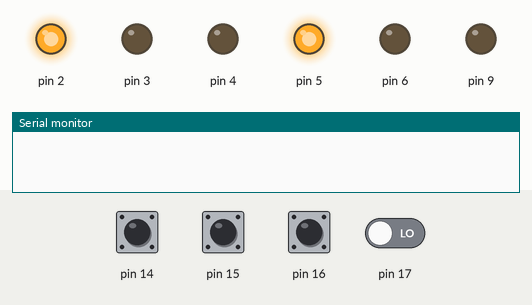
This sketch was run on a simulated Arduino Uno, built with avr-gcc and run on an emulated ATmega328P. On the bench: output pins drawn as LEDs (lit = HIGH), the last lines printed to the serial monitor. The inputs (shaded band) are chosen by the test bench; at power-on: pin 14–16 HIGH, pin 17 LOW.

Above: at 0.1 s.
At 0.7 s:
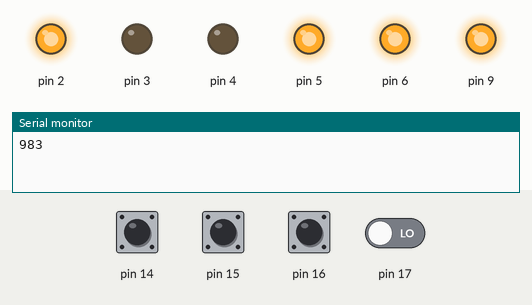
Timing chart, 0 to 2.2 s (numbered marks = the images above):
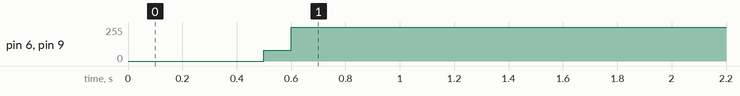

The sketch:

sketch_mar23c.ino
```cpp
float vel2 = 0, oldvel2 = 0, vel1 = 0, oldvel1 = 0, x = 0, xx;
bool forward1, forward2;
int check1, check2, oldcheck1, oldcheck2;
int PWR = 200;
float Dkol = 1.45;
long a1=0,a2=0,b1=0,b2=0;
long inkL = 0, inkR = 0;
unsigned long long int t = 0, T, t1 = 0, T1, TT, tt = 0, ST, TS= 0;

bool EncRA=false, EncRB=false; //Правый
bool oldEncRA=false, oldEncRB=false;

bool EncLA=false, EncLB=false; //Левый
bool oldEncLA=false, oldEncLB=false;

void setup() {
  Serial.begin(115200);
  t = micros();
  for (int i = 2; i <= 6; i++) {
    pinMode(i, OUTPUT);
  }
  pinMode(9, OUTPUT);

  for (int i = 14; i < 18; i++) {
    pinMode(i, INPUT);
  }

  digitalWrite(2, 1);
  digitalWrite(3, 0);
  digitalWrite(4, 0);
  digitalWrite(5, 1);

  if(digitalRead(14)==LOW) {oldEncRA=true;} else {oldEncRA=false;}
  if(digitalRead(15)==LOW) {oldEncRB=true;} else {oldEncRB=false;}
  if(digitalRead(16)==LOW) {oldEncLA=true;} else {oldEncLA=false;}
  //if(digitalRead(17)==LOW) {oldEncLB=true;} else {oldEncLB=false;}

  oldEncLB = digitalRead(17) == LOW;

}

void checkVel(){
  /*
  digitalWrite(2, 1);
  digitalWrite(3, 0);
  digitalWrite(4, 0);
  digitalWrite(5, 1);
  analogWrite(6, PWR);
  analogWrite(9, PWR);*/

  TT = micros();

  if(digitalRead(14) == HIGH){
    EncLA = true;
  }
  else EncLA = false;

  if(digitalRead(15) == HIGH){
    EncLB = true;
  }
  else EncLB = false;

  if(digitalRead(16) == HIGH){
    EncRA = true;
  }
  else EncRA = false;

  if(digitalRead(17) == HIGH){
    EncRB = true;
  }
  else EncRB = false;
  //logical
  if((EncRA == true)&&(EncRB == true)){
    if((oldEncRA == false)&&(oldEncRB == true)) check1++;
    if((oldEncRA == true)&&(oldEncRB == false)) check1--;
  }
  if((EncLA == true)&&(EncLB == true)){
    if((oldEncLA == true)&&(oldEncLB == false)) check2++;
    if((oldEncLA == false)&&(oldEncLB == true)) check2--;
  }
  oldEncRA = EncRA;
  oldEncRB = EncRB;
  oldEncLA = EncLA;
  oldEncLB = EncLB;

  if(check2 - oldcheck2>=11){
    t = micros() - T;
    vel2=(1000000/(t*4));
    oldcheck2 = check2;
    T = micros();
  }

  if(check1 - oldcheck1>=11){
    t1 = micros() - T1;
    vel1=(1000000/(t1*4));
    oldcheck1 = check1;
    T1 = micros();
  }
  /*
  if (TT-tt >= 500000){
    Serial.print("Left: ");
    Serial.print(vel2);
    Serial.print(" ");
    Serial.print("Right: ");
    Serial.println(vel1);
    tt = micros();
  }*/

}

void travel (int Lmm, int Vel){
    checkVel();
    delay(500);
    analogWrite(6, 80);
    analogWrite(9, 80);
    delay(100);
    long EncDef = check1;
    long dAlfa = abs(Lmm*360/(PI*Dkol));
    Serial.println(dAlfa);
    while((abs(check1) - EncDef) < (dAlfa - 60)){
      checkVel();

      if (vel1>vel2){ analogWrite(9,0);}
      else if (vel2>vel1){ analogWrite(6,0);}
      else /*(oldcheck1-check1==check2-check2)*/{
        if (vel1>Vel){ analogWrite(9,0);
        }
        else {
          analogWrite(9,255);
          analogWrite(6,255);
          }
        if (vel2>Vel){ analogWrite(6,0);
        }
        else{
          analogWrite(9,255);
          analogWrite(6,255);
          }
      }
    }


    while((abs(check1) - EncDef) < (dAlfa - 3)){
      checkVel();

      if (vel1>vel2){ analogWrite(9,0);}
      else if (vel2>vel1){ analogWrite(6,0);}
      else /*(oldcheck1-check1==check2-check2)*/{
        if (vel1>Vel){ analogWrite(9,0);}
        else {
          analogWrite(9,80);
          analogWrite(6,80);
          }
        if (vel2>Vel){ analogWrite(6,0);
        }
        else{
          analogWrite(9,80);
          analogWrite(6,80);
          }
      }
    }
    analogWrite(6, 255);
    analogWrite(9, 255);
    analogWrite(2, 1);
    analogWrite(3, 1);
    analogWrite(4, 1);
    analogWrite(5, 1);
    delay(5000);

}

void travelVel(int Lmm, int Vel){
     checkVel();
    delay(500);
    analogWrite(6, 80);
    analogWrite(9, 80);
    delay(100);
    ST = micros();
    long EncDef = check1;
    long dAlfa = abs(Lmm*360/(PI*Dkol));
    Serial.println(dAlfa);
    while(x*0.01 < (dAlfa - 60)){
      checkVel();
      TS = micros();
      xx = vel1 * (TS-ST);
      x =x + xx;
      if (vel1>vel2){ analogWrite(9,0);}
      else if (vel2>vel1){ analogWrite(6,0);}
      else /*(oldcheck1-check1==check2-check2)*/{
        if (vel1>Vel){ analogWrite(9,0);
        }
        else {
          analogWrite(9,255);
          analogWrite(6,255);
          }
        if (vel2>Vel){ analogWrite(6,0);
        }
        else{
          analogWrite(9,255);
          analogWrite(6,255);
          }
      }
    }


    while(x*0.01 < (dAlfa - 3)){
      checkVel();
      TS = micros();
      xx = vel1 * (TS-ST);
      x =x + xx;
      if (vel1>vel2){ analogWrite(9,0);}
      else if (vel2>vel1){ analogWrite(6,0);}
      else /*(oldcheck1-check1==check2-check2)*/{
        if (vel1>Vel){ analogWrite(9,0);}
        else {
          analogWrite(9,80);
          analogWrite(6,80);
          }
        if (vel2>Vel){ analogWrite(6,0);
        }
        else{
          analogWrite(9,80);
          analogWrite(6,80);
          }
      }
    }
    analogWrite(6, 255);
    analogWrite(9, 255);
    analogWrite(2, 1);
    analogWrite(3, 1);
    analogWrite(4, 1);
    analogWrite(5, 1);
    delay(5000);

}

void angle(int Angle){

  long EncDef = inkR;

  while(((360*(inkR-EncDef))/(Dkol*11)) < (Angle - 5)){
      if(digitalRead(16)==LOW) EncRA=true; else EncRA=false;
      if(digitalRead(17)==LOW) EncRB=true; else EncRB=false;
      if(digitalRead(14)==LOW) EncLA=true; else EncLA=false;
      if(digitalRead(15)==LOW) EncLB=true; else EncLB=false;

      Serial.println((360*(inkR-EncDef))/(Dkol*11));

      if(EncRA==true && EncRB==true){
        if(oldEncRA==false && oldEncRB==true){
          inkL=inkL+1;
        }

        if(oldEncRA==true && oldEncRB==false){
          inkL=inkL-1;
        }
      }

      if(EncLA==true && EncLB==true){
        if(oldEncLA==true && oldEncLB==false){
          inkR=inkR+1;
        }
        if(oldEncLA==false && oldEncLB==true){
          inkR=inkR-1;
        }
      }


      oldEncRA=EncRA;
      oldEncRB=EncRB;
      oldEncLA=EncLA;
      oldEncLB=EncLB;

      if(inkR>inkL) analogWrite(6,0);
      if(inkL>inkR) analogWrite(9,0);
      if(inkL==inkR){
        analogWrite(6,PWR);
        analogWrite(9,PWR);
      }
    }
    while(((360*(inkR-EncDef))/(120)) < (Angle - 2)){
      if(digitalRead(16)==LOW) EncRA=true; else EncRA=false;
      if(digitalRead(17)==LOW) EncRB=true; else EncRB=false;
      if(digitalRead(14)==LOW) EncLA=true; else EncLA=false;
      if(digitalRead(15)==LOW) EncLB=true; else EncLB=false;


      if(EncRA==true && EncRB==true){
        if(oldEncRA==false && oldEncRB==true){
          inkL=inkL+1;
        }

        if(oldEncRA==true && oldEncRB==false){
          inkL=inkL-1;
        }
      }

      if(EncLA==true && EncLB==true){
        if(oldEncLA==true && oldEncLB==false){
          inkR=inkR+1;
        }
        if(oldEncLA==false && oldEncLB==true){
          inkR=inkR-1;
        }
      }


      oldEncRA=EncRA;
      oldEncRB=EncRB;
      oldEncLA=EncLA;
      oldEncLB=EncLB;

      analogWrite(6, 80);
      analogWrite(9, 80);
    }
    analogWrite(6, 255);
    analogWrite(9, 255);
    analogWrite(2, 1);
    analogWrite(3, 1);
    analogWrite(4, 1);
    analogWrite(5, 1);
    delay(5000);
}


void moveEnc(int Lmm, byte PWR){
    analogWrite(6, 80);
    analogWrite(9, 80);
    delay(200);
    long EncDef = inkR;
    long dAlfa = abs(Lmm*360/(PI*Dkol));
    while((abs(inkR)-EncDef) < (dAlfa - 60)){
      if(digitalRead(16)==LOW) EncRA=true; else EncRA=false;
      if(digitalRead(17)==LOW) EncRB=true; else EncRB=false;
      if(digitalRead(14)==LOW) EncLA=true; else EncLA=false;
      if(digitalRead(15)==LOW) EncLB=true; else EncLB=false;

      if(EncRA==true && EncRB==true){
        if(oldEncRA==false && oldEncRB==true){
          inkL=inkL+1;
        }

        if(oldEncRA==true && oldEncRB==false){
          inkL=inkL-1;
        }
      }

      if(EncLA==true && EncLB==true){
        if(oldEncLA==true && oldEncLB==false){
          inkR=inkR+1;
        }
        if(oldEncLA==false && oldEncLB==true){
          inkR=inkR-1;
        }
      }


      oldEncRA=EncRA;
      oldEncRB=EncRB;
      oldEncLA=EncLA;
      oldEncLB=EncLB;

      if(inkR>inkL) analogWrite(9,0);
      if(inkL>inkR) analogWrite(6,0);
      if(inkL==inkR){
        analogWrite(6,PWR);
        analogWrite(9,PWR);
      }
    }
    while(abs(inkR - EncDef) < (dAlfa - 3)){
      if(digitalRead(16)==LOW) EncRA=true; else EncRA=false;
      if(digitalRead(17)==LOW) EncRB=true; else EncRB=false;
      if(digitalRead(14)==LOW) EncLA=true; else EncLA=false;
      if(digitalRead(15)==LOW) EncLB=true; else EncLB=false;


      if(EncRA==true && EncRB==true){
        if(oldEncRA==false && oldEncRB==true){
          inkL=inkL+1;
        }

        if(oldEncRA==true && oldEncRB==false){
          inkL=inkL-1;
        }
      }

      if(EncLA==true && EncLB==true){
        if(oldEncLA==true && oldEncLB==false){
          inkR=inkR+1;
        }
        if(oldEncLA==false && oldEncLB==true){
          inkR=inkR-1;
        }
      }


      oldEncRA=EncRA;
      oldEncRB=EncRB;
      oldEncLA=EncLA;
      oldEncLB=EncLB;

      analogWrite(6, 80);
      analogWrite(9, 80);
    }
    analogWrite(6, 255);
    analogWrite(9, 255);
    analogWrite(2, 1);
    analogWrite(3, 1);
    analogWrite(4, 1);
    analogWrite(5, 1);
    delay(5000);
  }

void loop() {
  /*t = micros();
  if (Serial.available() > 0){
      Serial.read();
      Serial.print(inkL);Serial.print('|');Serial.println(inkR);
    }


  if(digitalRead(16)==LOW) EncRA=true; else EncRA=false;
  if(digitalRead(17)==LOW) EncRB=true; else EncRB=false;
  if(digitalRead(14)==LOW) EncLA=true; else EncLA=false;
  if(digitalRead(15)==LOW) EncLB=true; else EncLB=false;


  if(EncRA==true && EncRB==true){
    if(oldEncRA==false && oldEncRB==true){
      inkL=inkL+1;
    }

    if(oldEncRA==true && oldEncRB==false){
      inkL=inkL-1;
    }
  }

  if(EncLA==true && EncLB==true){
    if(oldEncLA==true && oldEncLB==false){
      inkR=inkR+1;
    }
    if(oldEncLA==false && oldEncLB==true){
      inkR=inkR-1;
    }
  }


  oldEncRA=EncRA;
  oldEncRB=EncRB;
  oldEncLA=EncLA;
  oldEncLB=EncLB;

  if(inkR>inkL) analogWrite(6,0);
  if(inkL>inkR) analogWrite(9,0);
  if(inkL==inkR){
    analogWrite(6,PWR);
    analogWrite(9,PWR);
  }


  T=millis();

  if (T>t){

  a1 = inkL;
  a1 = a1 - a2;

  b1 = inkR;
  b1 = b1 - b2;

  a2 = inkL;
  b2 = inkR;
  t = t + 1000;

/*if (mic - printT >= 500000) {
printT = micros();
Serial.println(inkL);
}
  //}*/
  //checkVel();
  //moveEnc(10000, 255);
  travel(10000, 25);
  //travelVel(10000, 25);
  //angle(180);

}
```

Measured:
- by itself, pin 6, pin 9: 0/255 → 80/255 at 0.50 s, → 255/255 0.10 s later
